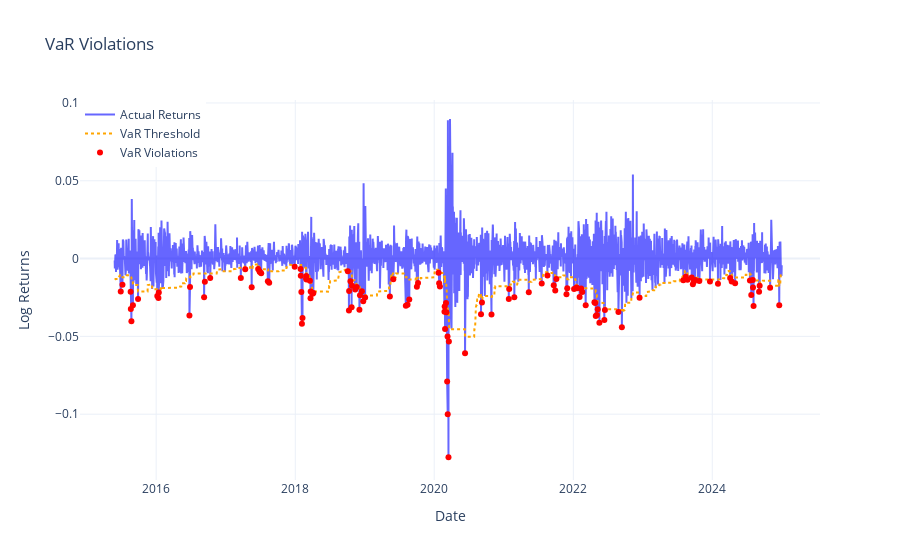

Notebook code for this chart:
### Code cell
# Visualisation
def plot_var_violations(df, var_col, return_col, title="VaR Violations"):
    """
    Plot actual returns vs. forecasted VaR, highlighting violations.
    
    Parameters:
    df : DataFrame
        Data containing actual returns and forecasted VaR.
    var_col : str
        Column name for forecasted VaR.
    return_col : str
        Column name for actual returns.
    title : str
        Title for the plot.
    """
    df = df.dropna().copy()  # Drop NaNs

    # Identify VaR violations
    df['exceedance'] = df[return_col] < df[var_col]

    # Create plot
    fig = go.Figure()

    # Plot actual returns
    fig.add_trace(go.Scatter(x=df.index, y=df[return_col], mode='lines', 
                             name="Actual Returns", line=dict(color='blue'), opacity=0.6))

    # Plot forecasted VaR
    fig.add_trace(go.Scatter(x=df.index, y=df[var_col], mode='lines', 
                             name="VaR Threshold", line=dict(color='orange', dash='dot')))

    # Highlight violations in red
    fig.add_trace(go.Scatter(x=df.index[df['exceedance']], 
                             y=df[return_col][df['exceedance']], 
                             mode='markers', name="VaR Violations", 
                             marker=dict(color='red', size=6, symbol='circle')))

    # Layout settings
    fig.update_layout(title=title,
                      xaxis_title="Date",
                      yaxis_title="Log Returns",
                      legend=dict(x=0, y=1),
                      hovermode="x unified",
                      template="plotly_white")

    fig.show()

# Example Usage:
plot_var_violations(SNP, var_col='VaR_95', return_col='log_returns')

### Figure 1 — Plotly figure (JSON) as saved in the notebook; plotly's stock layout.template omitted (floating-point values rounded to 4 significant figures; data arrays with more than 128 entries replaced by an {"elided": "..."} marker saying what was removed)
{"data": [{"line": {"color": "blue"}, "mode": "lines", "name": "Actual Returns", "opacity": 0.6, "type": "scatter", "x": {"elided": "2416 str values"}, "y": {"elided": "2416 float values"}}, {"line": {"color": "orange", "dash": "dot"}, "mode": "lines", "name": "VaR Threshold", "type": "scatter", "x": {"elided": "2416 str values"}, "y": {"elided": "2416 float values"}}, {"marker": {"color": "red", "size": 6, "symbol": "circle"}, "mode": "markers", "name": "VaR Violations", "type": "scatter", "x": ["2015-06-29T00:00:00", "2015-07-08T00:00:00", "2015-08-20T00:00:00", "2015-08-21T00:00:00", "2015-08-24T00:00:00", "2015-09-01T00:00:00", "2015-09-28T00:00:00", "2016-01-07T00:00:00", "2016-01-13T00:00:00", "2016-01-15T00:00:00", "2016-06-24T00:00:00", "2016-06-27T00:00:00", "2016-09-09T00:00:00", "2016-09-13T00:00:00", "2016-10-11T00:00:00", "2017-03-21T00:00:00", "2017-04-13T00:00:00", "2017-05-17T00:00:00", "2017-06-20T00:00:00", "2017-06-27T00:00:00", "2017-06-29T00:00:00", "2017-07-06T00:00:00", "2017-08-10T00:00:00", "2017-08-17T00:00:00", "2017-12-29T00:00:00", "2018-01-29T00:00:00", "2018-01-30T00:00:00", "2018-02-02T00:00:00", "2018-02-05T00:00:00", "2018-02-08T00:00:00", "2018-02-27T00:00:00", "2018-02-28T00:00:00", "2018-03-01T00:00:00", "2018-03-19T00:00:00", "2018-03-22T00:00:00", "2018-03-23T00:00:00", "2018-04-02T00:00:00", "2018-04-06T00:00:00", "2018-10-04T00:00:00", "2018-10-10T00:00:00", "2018-10-11T00:00:00", "2018-10-18T00:00:00", "2018-10-24T00:00:00", "2018-10-26T00:00:00", "2018-11-12T00:00:00", "2018-11-20T00:00:00", "2018-12-04T00:00:00", "2018-12-07T00:00:00", "2018-12-17T00:00:00", "2018-12-24T00:00:00", "2019-01-03T00:00:00", "2019-05-13T00:00:00", "2019-05-31T00:00:00", "2019-08-05T00:00:00", "2019-08-14T00:00:00", "2019-08-23T00:00:00", "2019-10-02T00:00:00", "2019-10-08T00:00:00", "2020-01-24T00:00:00", "2020-01-27T00:00:00", "2020-01-31T00:00:00", "2020-02-24T00:00:00", "2020-02-25T00:00:00", "2020-02-27T00:00:00", "2020-03-03T00:00:00", "2020-03-05T00:00:00", "2020-03-09T00:00:00", "2020-03-11T00:00:00", "2020-03-12T00:00:00", "2020-03-16T00:00:00", "2020-03-18T00:00:00", "2020-06-11T00:00:00", "2020-09-03T00:00:00", "2020-09-08T00:00:00", "2020-10-28T00:00:00", "2021-01-27T00:00:00", "2021-01-29T00:00:00", "2021-02-25T00:00:00", "2021-05-12T00:00:00", "2021-07-19T00:00:00", "2021-08-18T00:00:00", "2021-09-20T00:00:00", "2021-09-28T00:00:00", "2021-10-04T00:00:00", "2021-11-26T00:00:00", "2021-11-30T00:00:00", "2022-01-05T00:00:00", "2022-01-18T00:00:00", "2022-01-21T00:00:00", "2022-02-03T00:00:00", "2022-02-11T00:00:00", "2022-02-17T00:00:00", "2022-03-07T00:00:00", "2022-04-22T00:00:00", "2022-04-26T00:00:00", "2022-04-29T00:00:00", "2022-05-05T00:00:00", "2022-05-09T00:00:00", "2022-05-18T00:00:00", "2022-06-13T00:00:00", "2022-06-16T00:00:00", "2022-08-26T00:00:00", "2022-09-13T00:00:00", "2022-12-15T00:00:00", "2023-08-02T00:00:00", "2023-08-15T00:00:00", "2023-08-24T00:00:00", "2023-09-15T00:00:00", "2023-09-21T00:00:00", "2023-09-26T00:00:00", "2023-10-03T00:00:00", "2023-10-25T00:00:00", "2023-12-20T00:00:00", "2024-01-31T00:00:00", "2024-04-04T00:00:00", "2024-04-12T00:00:00", "2024-04-30T00:00:00", "2024-07-17T00:00:00", "2024-07-24T00:00:00", "2024-08-01T00:00:00", "2024-08-02T00:00:00", "2024-08-05T00:00:00", "2024-09-03T00:00:00", "2024-09-06T00:00:00", "2024-10-31T00:00:00", "2024-12-18T00:00:00"], "y": [-0.02109, -0.01679, -0.02133, -0.03237, -0.04021, -0.03002, -0.026, -0.02399, -0.02528, -0.02184, -0.03658, -0.01826, -0.02483, -0.01494, -0.01252, -0.01249, -0.006838, -0.01835, -0.006719, -0.008106, -0.008637, -0.009413, -0.01458, -0.01556, -0.005197, -0.006755, -0.01096, -0.02144, -0.04184, -0.03826, -0.01279, -0.01116, -0.01341, -0.01431, -0.02548, -0.02119, -0.02259, -0.02216, -0.008203, -0.03342, -0.02079, -0.0145, -0.03135, -0.01748, -0.0199, -0.01832, -0.0329, -0.0236, -0.02099, -0.02749, -0.02507, -0.02443, -0.01328, -0.03023, -0.02973, -0.02629, -0.01807, -0.01568, -0.009083, -0.01586, -0.01786, -0.03409, -0.03075, -0.04517, -0.02851, -0.03451, -0.07901, -0.0501, -0.09994, -0.1277, -0.05322, -0.06075, -0.03576, -0.02815, -0.03593, -0.02601, -0.0195, -0.02478, -0.02168, -0.016, -0.01081, -0.01712, -0.02057, -0.01307, -0.02299, -0.01914, -0.01958, -0.01856, -0.0191, -0.02469, -0.01915, -0.0214, -0.02996, -0.02813, -0.02855, -0.03696, -0.0363, -0.03256, -0.04123, -0.03954, -0.03305, -0.03427, -0.0442, -0.02524, -0.01394, -0.01162, -0.01355, -0.01223, -0.01654, -0.01484, -0.01384, -0.01444, -0.01479, -0.01624, -0.01241, -0.01466, -0.01586, -0.01403, -0.02342, -0.01379, -0.01855, -0.03043, -0.02138, -0.01741, -0.01879, -0.02994]}], "layout": {"hovermode": "x unified", "legend": {"x": 0, "y": 1}, "title": {"text": "VaR Violations"}, "xaxis": {"title": {"text": "Date"}}, "yaxis": {"title": {"text": "Log Returns"}}}}
